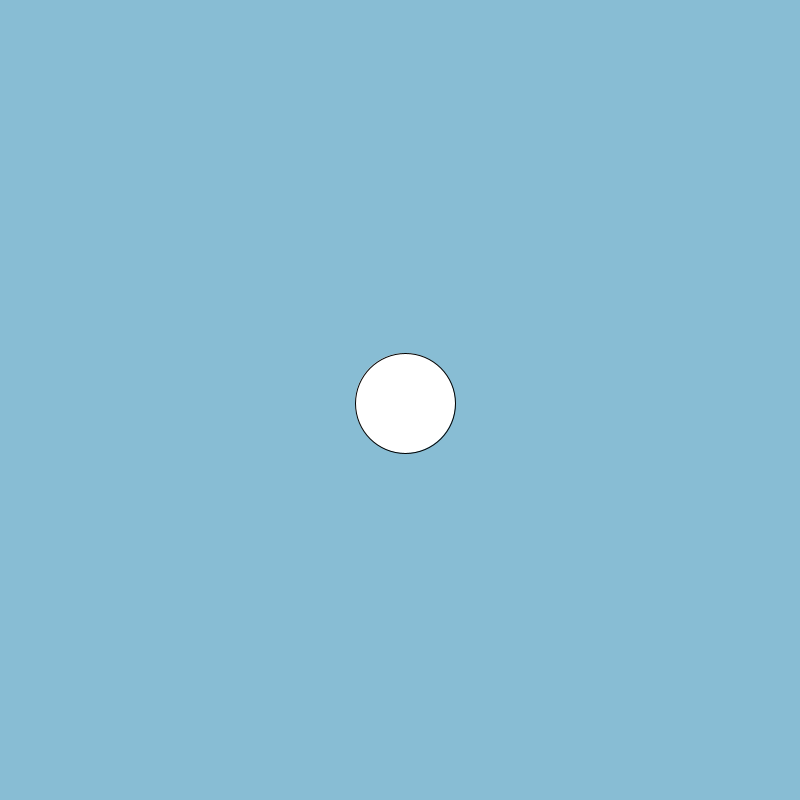
Frame 1 (no input)
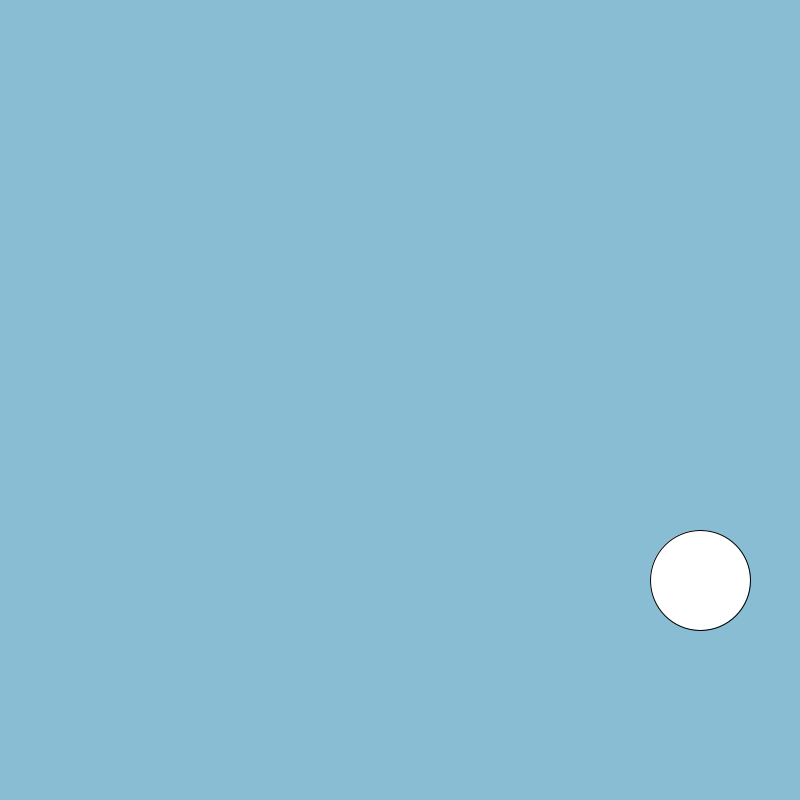
Frame 60 (the mouse pressed at the canvas centre just before this capture)
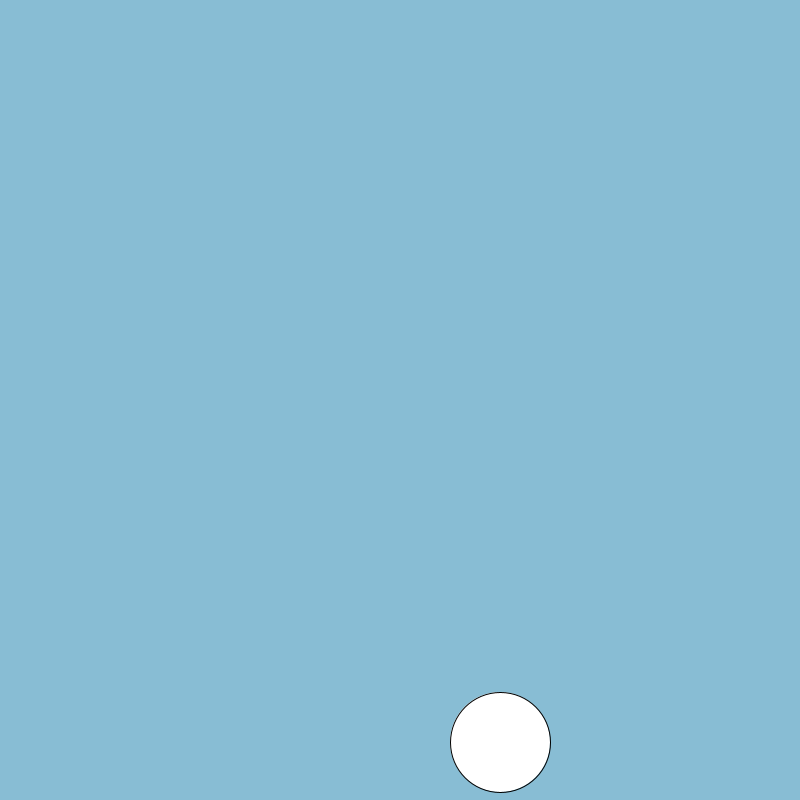
Frame 120 (the mouse held since frame 60 and released just before this capture)

The Processing sketch that drew these frames (run headless with seeded random() and noise(); from frame 60 on, the mouse is pressed at the canvas centre):

// Processing sketch: CCW_step3_KeepTheBallInTheWindow
// ── CCW_step3_KeepTheBallInTheWindow.pde
float ball_diameter = 100;
PVector ball_position;

//float ball_speed = 5;
PVector ball_velocity;

//boolean ball_moving_right = true;
//boolean ball_moving_up = true;

void setup(){
  size(800, 800);
  
  ball_position = new PVector(width/2, height/2);
  ball_velocity = new PVector(5.0, 3.0); 
}

void draw(){
  background(136, 189, 212);
  
  //if(ball_position.x >= width) ball_moving_right = false;
  //if(ball_position.x <= 0) ball_moving_right = true;
  //if(ball_moving_right) {
  //  ball_position.x += ball_velocity.y;
  //}
  //else {
  //  ball_position.x += ball_velocity.y;
  //}
  
  
  if(ball_position.x + ball_diameter/2 >= width || ball_position.x - ball_diameter/2 <= 0) {
    ball_velocity.x *= -1;
  }
  
  if(ball_position.y + ball_diameter/2 >= width || ball_position.y - ball_diameter/2 <= 0) {
    ball_velocity.y *= -1;
  }
  
  ball_position.add(ball_velocity);
  circle(ball_position.x, ball_position.y, ball_diameter);
}
